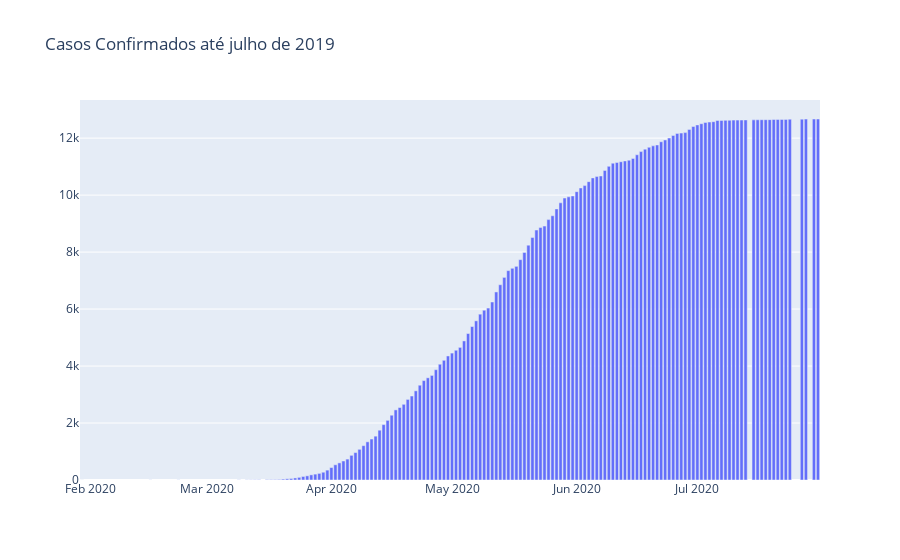

Source (notebook cell):
### Markdown cell above
**6. Elabore um gráfico que mostra o cumulativo de casos notificados ao longo do tempo;**

### Code cell
c_notificados = pd.DataFrame({'Data':dados["_dt_notificacao"].value_counts().index.values, 'Novos casos':dados["_dt_notificacao"].value_counts()})
c_notificados = c_notificados.sort_values('Data',ascending=True)
c_notificados['acumulado']= c_notificados['Novos casos'].cumsum()

fig = go.Figure()
fig.add_trace(go.Bar(x = c_notificados['Data'],
                       y = c_notificados['acumulado']))
layout = fig.update_layout(dict(title = 'Casos Confirmados até julho de 2019'))
fig.show()

### Figure 1 — Plotly figure (JSON) as saved in the notebook; plotly's stock layout.template omitted (floating-point values rounded to 4 significant figures; data arrays with more than 128 entries replaced by an {"elided": "..."} marker saying what was removed)
{"data": [{"type": "bar", "x": {"elided": "142 str values"}, "y": {"elided": "142 int values"}}], "layout": {"title": {"text": "Casos Confirmados até julho de 2019"}}}
